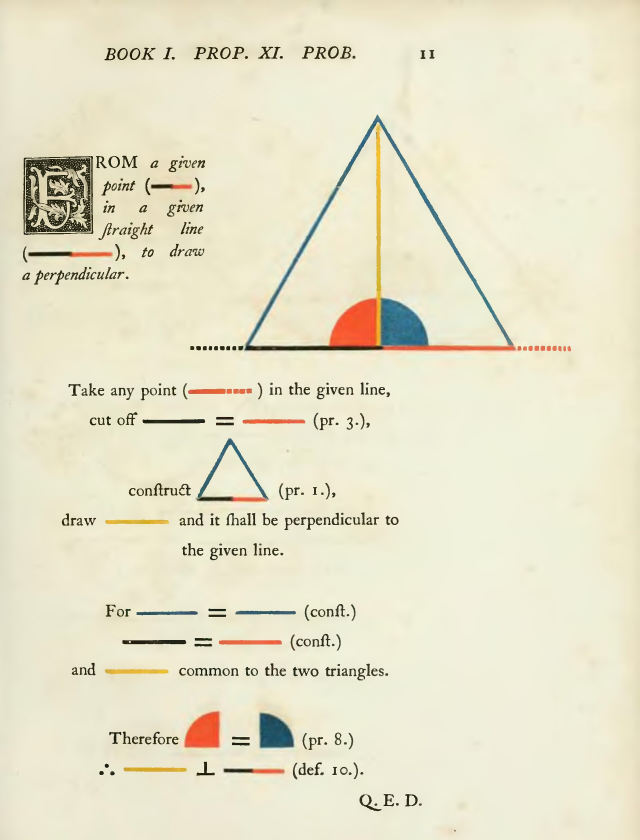
#> input picture demo/byrne-euclid-I-11/source/scan.jpg, 1920 x 2519 px (shown at 1/3 size)
$ python -i probe.py   (imports and definitions only)
#> lines starting #> are read from the running program, lines starting #| are printed output that depends on the picture; after the words box and inside, x2 and y2 are one past the last pixel; in counts of white or black regions, pixels touching at a corner belong together
#> further down, picture is the input picture: shape (2519, 1920, 3); mean B, G, R 202.5, 227.4, 231.7
#!/usr/bin/env python3
"""Measure a scanned page so it can be redrawn from numbers, not guesses.

    python probe.py scan.jpg --out work/probe

Writes, in one coordinate system (pixels of the straightened scan):
  deskewed.png   the page flattened (photos) and rotated upright, paper white-balanced
  probe.json     page size, skew, OCR lines and words with boxes and font
                 sizes, ruled lines, filled colour regions, figure candidates
  preview.png    the measurements drawn over the scan, to check at a glance

Needs Pillow, numpy and the `tesseract` command. scipy is used if present.
--lang passes Tesseract's -l (e.g. chi_sim+eng; experimental for Chinese).
"""

from __future__ import annotations

import argparse
import csv
import io
import json
import shutil
import subprocess
import sys
from pathlib import Path

import numpy as np
from PIL import Image, ImageDraw

sys.path.insert(0, str(Path(__file__).resolve().parent))
from canvas import CJK_ASCENT, CJK_DESCENT, cjk_letter, cjk_word, join_words, reading_order, side_bearings  # noqa: E402
from shapes import chroma_clusters  # noqa: E402

try:
    from scipy import ndimage as ndi
except ImportError:  # pragma: no cover - degraded mode without scipy
    ndi = None

PAPER = {"letter": (612, 792), "a4": (595.28, 841.89), "legal": (612, 1008), "a5": (419.53, 595.28)}
DESCENDERS = set("gjpqy,;")


def luminance(a):
    return a[..., 0] * 0.299 + a[..., 1] * 0.587 + a[..., 2] * 0.114
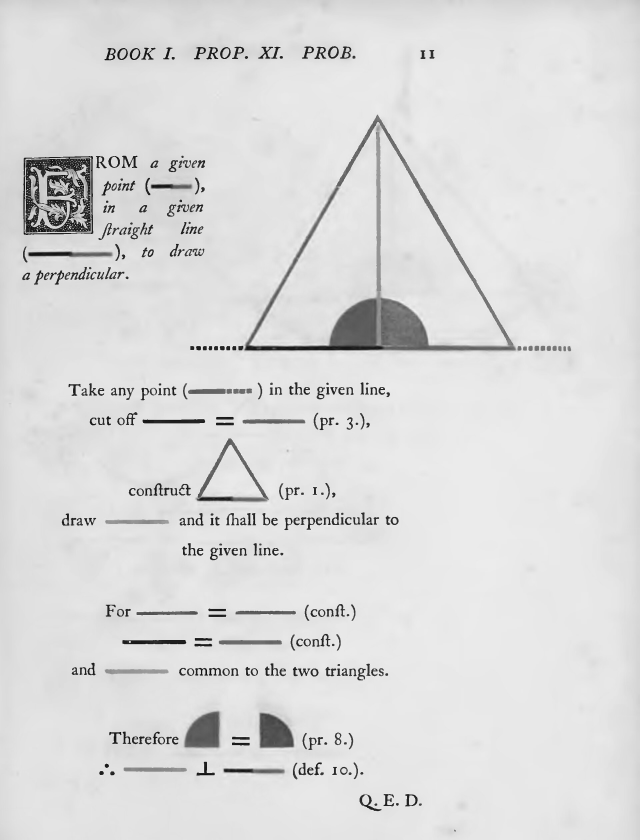
#> returned value: shape (2519, 1920) float64 (shown at 1/3 size); min 0.684, max 254.1, mean 220.5


def find_page_quad(rgb):
    """Corners of a bright sheet photographed on a darker background, or None if the
    page already fills the frame. Returns [tl, tr, br, bl] in pixels."""
    lum = luminance(rgb)
    h, w = lum.shape
#> h = 2519; w = 1920
    small = lum[::4, ::4]
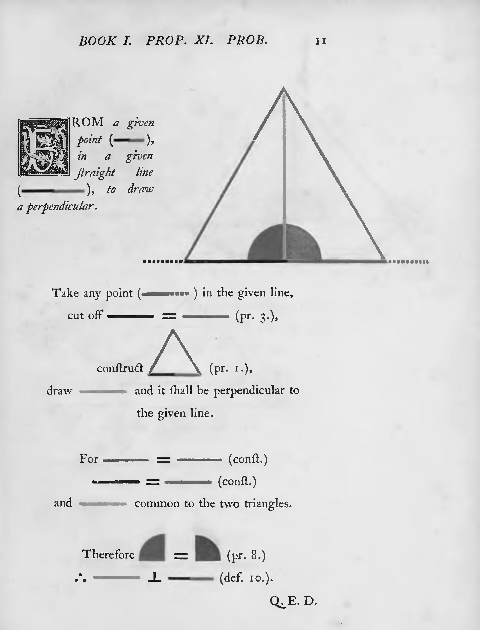
#> small: shape (630, 480) float64; min 0.929, max 253.9, mean 220.5
    thr = (np.percentile(small, 95) + np.percentile(small, 5)) / 2
#> thr = 212.5
    bright = small > thr
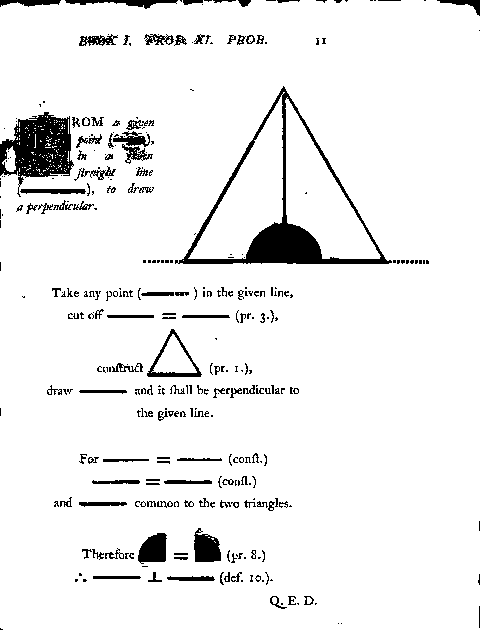
#> bright: shape (630, 480) bool; 93.5% white; 336 black regions (215 under 20 px), largest, box (x1, y1, x2, y2) and area: (175, 86, 392, 264) 4861, (0, 112, 74, 197) 3272, (138, 533, 167, 564) 671
    bright = ndi.binary_closing(bright, np.ones((9, 9), bool))
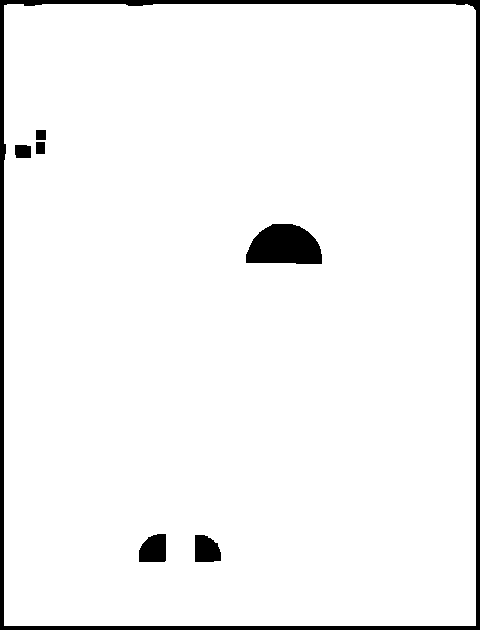
#> bright: shape (630, 480) bool; 95.7% white; 7 black regions, largest, box (x1, y1, x2, y2) and area: (0, 0, 480, 630) 8947, (246, 224, 322, 264) 2416, (139, 534, 166, 562) 651
    lab, n = ndi.label(bright)
#> n = 1
    if n == 0:
        return None
    sizes = ndi.sum(bright, lab, range(1, n + 1))
#> sizes = [289382]
    page = lab == (int(np.argmax(sizes)) + 1)
    page = ndi.binary_fill_holes(page)
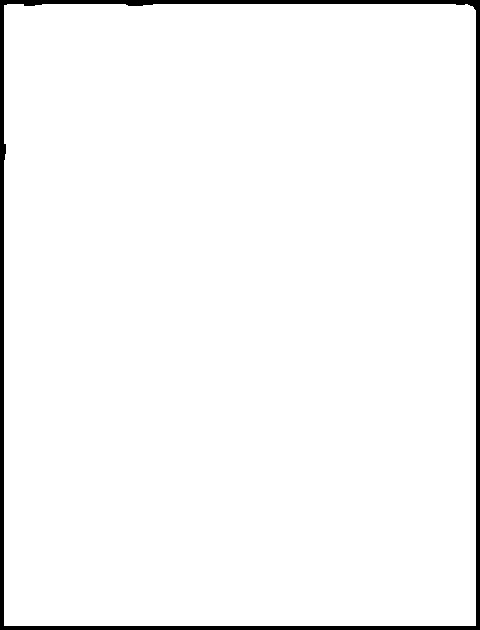
#> page: shape (630, 480) bool; 97% white; 1 black region, box (x1, y1, x2, y2) and area: (0, 0, 480, 630) 8947
    if page.mean() > 0.93:
        return None
    border = np.concatenate([page[0], page[-1], page[:, 0], page[:, -1]])
    if border.mean() > 0.6:
        return None
    inside, outside = np.median(small[page]), np.median(small[~page])
    if outside > 0.75 * inside:                     # a flatbed scan's pale margin, not a desk
        return None
    ys, xs = np.nonzero(page)
    s, d = xs + ys, xs - ys
    corners = [(xs[np.argmin(s)], ys[np.argmin(s)]), (xs[np.argmax(d)], ys[np.argmax(d)]),
               (xs[np.argmax(s)], ys[np.argmax(s)]), (xs[np.argmin(d)], ys[np.argmin(d)])]
    corners = fit_sides(page, corners)
    return [(float(x) * 4 + 2, float(y) * 4 + 2) for x, y in corners]


# [347 lines left out: functions fit_sides, sheet_aspect, flatten, estimate_skew, normalize_light, is_italic and 8 more, not called in this run]


def cjk_lang(lang):
    """True when --lang includes a Chinese or Japanese model (chi_sim, chi_tra, jpn, script/HanS...)."""
    return bool(lang) and any(p.split("/")[-1].startswith(("chi_", "jpn", "Han", "Japanese")) for p in lang.split("+"))


# [220 lines left out: functions cjk_ocr_scale, overlaps, group_lines, ocr, rules, on_paper and 3 more, not called in this run]


class JunkFilter:
    """Recognise OCR 'words' that are pieces of drawings: slivers read off thin lines, tall
    stacks read down a column of list numbers, and doubtful words whose ink is part of a
    larger shape (an ellipse read as "Ce", an arrowhead read as "V", a chart marker as "e").
    Han characters are judged leniently: Tesseract boxes them loosely (a box a character off,
    or two lines tall), and some are thin by nature (一)."""

    # [246 lines left out: functions __init__, __call__, drawing_strokes, relayout, split_wide_gaps, figure_candidates and 4 more, not called in this run]


# [2 lines not run here, left out]

>>> import cv2
>>> picture = cv2.imread('../../../demo/byrne-euclid-I-11/source/scan.jpg')
>>> result = find_page_quad(picture)
